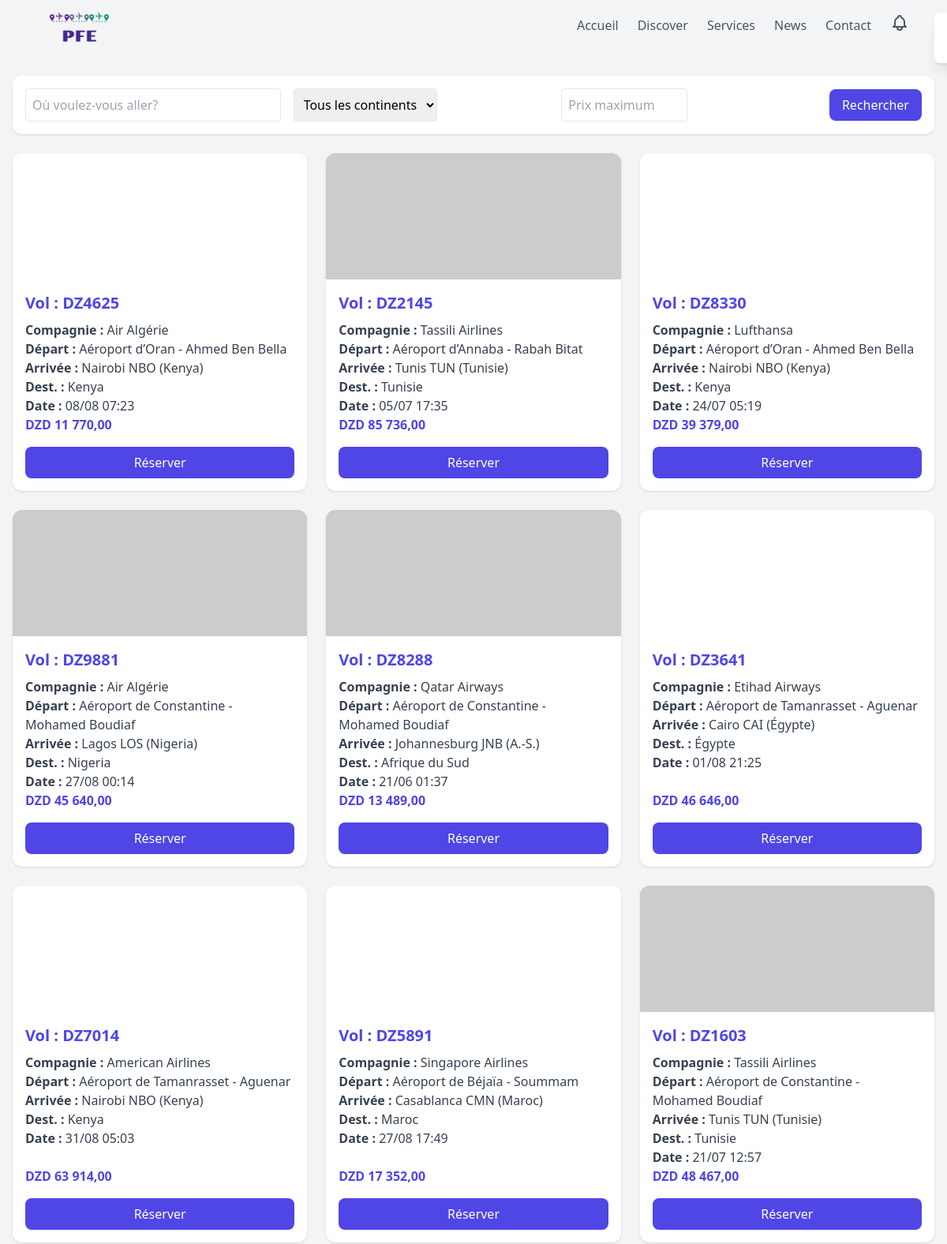
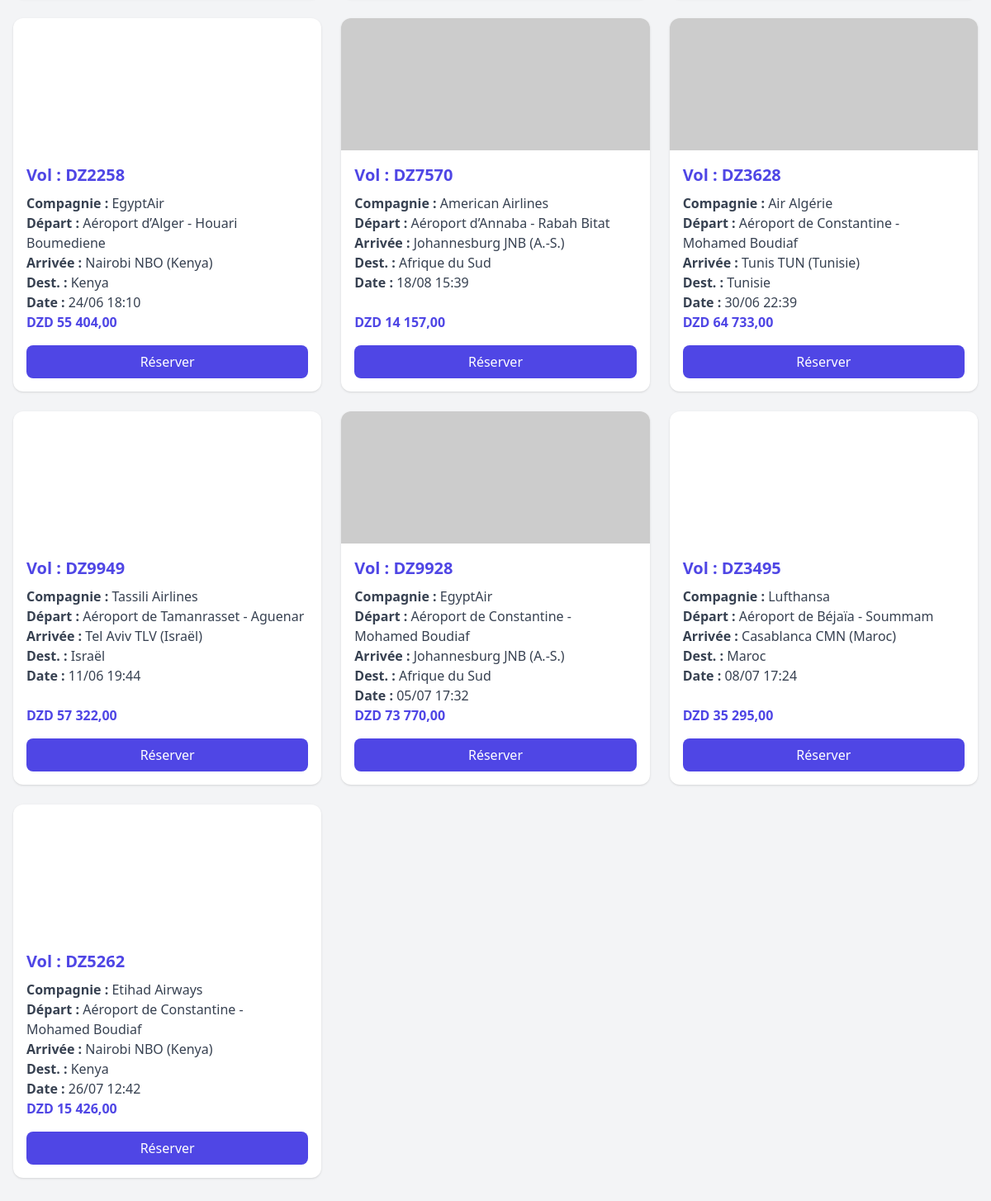
The app's page /pages/destinations.php?continent=Afrique (signed in) with its own data (2 pictures, top to bottom).
### tables this page shows
CREATE TABLE IF NOT EXISTS `vol` (
  `id` int UNSIGNED NOT NULL AUTO_INCREMENT,
  `numero_vol` varchar(20) NOT NULL,
  `compagnie_aerienne` varchar(60) DEFAULT NULL,
  `aeroport_depart` varchar(80) DEFAULT NULL,
  `aeroport_arrivee` varchar(80) DEFAULT NULL,
  `destination` varchar(255) DEFAULT NULL,
  `continent` varchar(100) DEFAULT NULL,
  `date_depart` datetime NOT NULL,
  `date_arrivee` datetime NOT NULL,
  `type_vol` varchar(40) DEFAULT NULL,
  `prix` decimal(10,2) NOT NULL DEFAULT '0.00',
  `places_disponibles` int UNSIGNED NOT NULL DEFAULT '0',
  PRIMARY KEY (`id`),
  UNIQUE KEY `numero_vol` (`numero_vol`)
);

### pages/destinations.php (the view, shortened to what this page needs)
<?php
$db   = new Database('localhost', 'root', '', 'pfe');
$conn = $db->getConnection();
$searchQuery = trim($_GET['search'] ?? '');
$continent   = $_GET['continent'] ?? '';
$maxPrice    = $_GET['max_price'] ?? '';
$sql    = "SELECT * FROM vol WHERE 1";
$params = [];
if ($continent) {
    $sql      .= " AND LOWER(continent) = LOWER(?)";
    $params[] = $continent;
}
$stmt = $conn->prepare($sql);
if ($params) {
    $types = str_repeat('s', count($params));
    $stmt->bind_param($types, ...$params);
}
$stmt->execute();
$results = $stmt->get_result()->fetch_all(MYSQLI_ASSOC);
?>
<!DOCTYPE html>
<html lang="fr">
<head>
  <script src="https://cdn.tailwindcss.com"></script>
</head>
<body class="bg-gray-100 min-h-screen">
  <nav class="fixed top-0 left-0 right-0 bg-transparent backdrop-blur-md z-50 px-6 md:px-12 py-2">
      <div class="max-w-7xl mx-auto flex justify-between items-center">
          <div class="flex items-center">
              <img src="../images/LOGO.png" alt="PFE Logo" class="h-16 md:h-20 -my-4">
          </div>
          <div class="hidden md:flex space-x-6 items-center">
        <a href="welcome.php" class="text-gray-600 hover:text-gray-800">Accueil</a>
              <a href="Discover.php" class="text-gray-600 hover:text-gray-800">Discover</a>
              <a href="#" class="text-gray-600 hover:text-gray-800">Services</a>
              <a href="#" class="text-gray-600 hover:text-gray-800">News</a>
              <a href="#" class="text-gray-600 hover:text-gray-800">Contact</a>
              <div class="relative">
                  <button id="notificationBell" class="text-gray-600 hover:text-gray-800 focus:outline-none">
                  </button>
              </div>
          </div>
      </div>
  </nav>
  <main class="mt-20 max-w-7xl mx-auto p-4">
    <div class="mb-6 bg-white p-4 rounded-xl shadow flex flex-col md:flex-row gap-4 items-center">
        <form action="destinations.php" method="GET" class="w-full flex flex-wrap gap-4 items-center" onsubmit="return validateForm()">
            <div class="flex-1 flex items-center gap-2 relative">
                <input type="text"
                       id="search"
                       name="search"
                       class="border rounded p-2 flex-1"
                       placeholder="Où voulez-vous aller?"
                       value="<?= htmlspecialchars($searchQuery ?? '') ?>"
                       autocomplete="off"
                       oninput="fetchSuggestions(this.value)">
            </div>
            <div class="flex-1 flex items-center gap-2">
                <select name="continent" class="border rounded p-2 cursor-pointer">
        <option value="">Tous les continents</option>
      </select>
            </div>
            <div class="flex-1 flex items-center gap-2">
                <input type="number"
                       name="max_price"
                       class="border rounded p-2 w-40"
                       placeholder="Prix maximum"
                       value="<?= htmlspecialchars($maxPrice ?? '') ?>">
            </div>
            <button type="submit" class="bg-indigo-600 text-white py-2 px-4 rounded-lg hover:bg-indigo-700 transition">
                Rechercher
            </button>
        </form>
    </div>
    <?php if (empty($results)): ?>
      <p class="text-center text-gray-500">Aucun vol trouvé.</p>
    <?php else: ?>
      <div class="grid grid-cols-1 md:grid-cols-2 lg:grid-cols-3 gap-6">
        <?php foreach ($results as $vol):
          $dest = ucfirst(strtolower($vol['destination']));
          if ($dest === 'États-unis' || $dest === 'États-Unis') {
            echo "";
            if (stripos($vol['aeroport_arrivee'], 'New York JFK') !== false) {
              $img = '../images/NYC.png';
              $bgPosition = 'center 70%';
              echo "";
            } elseif (stripos($vol['aeroport_arrivee'], 'Los Angeles LAX') !== false) {
              $img = '../images/LA.png';
              $bgPosition = 'center center';
              echo "";
            } else {
              $img = $imageMap[$dest] ?? 'https://via.placeholder.com/400x300?text=' . urlencode($dest);
              $bgPosition = 'center center';
              echo "";
            }
          } else {
            $img = $imageMap[$dest] ?? 'https://via.placeholder.com/400x300?text=' . urlencode($dest);
            $bgPosition = 'center center';
          }
        ?>
        <div class="vol-card bg-white rounded-xl shadow hover:shadow-lg transition overflow-hidden flex flex-col"
             data-dest="<?= htmlspecialchars($vol['destination']) ?>"
             data-continent="<?= htmlspecialchars(strtolower($vol['continent'])) ?>"
             data-price="<?= $vol['prix'] ?>"
             data-type_vol="<?= htmlspecialchars(strtolower($vol['type_vol'])) ?>"
             data-places="<?= $vol['places_disponibles'] ?>">
          <div class="h-40 bg-cover" style="background-image:url('<?= $img ?>'); background-position: <?= $bgPosition ?>"></div>
          <div class="p-4 flex-1 flex flex-col">
            <h3 class="text-indigo-600 font-bold text-xl mb-2">Vol : <?= $vol['numero_vol'] ?></h3>
            <p class="text-gray-700"><strong>Compagnie :</strong> <?= $vol['compagnie_aerienne'] ?></p>
            <p class="text-gray-700"><strong>Départ :</strong> <?= $vol['aeroport_depart'] ?></p>
            <p class="text-gray-700"><strong>Arrivée :</strong> <?= $vol['aeroport_arrivee'] ?></p>
            <p class="text-gray-700"><strong>Dest. :</strong> <?= $vol['destination'] ?></p>
            <p class="text-gray-700"><strong>Date :</strong> <?= date('d/m H:i', strtotime($vol['date_depart'])) ?></p>
            <p class="text-indigo-600 font-semibold mt-auto">DZD <?= number_format($vol['prix'],2,',',' ') ?></p>
            <button onclick='openModal(<?= json_encode($vol) ?>)'
              class="mt-4 bg-indigo-600 text-white py-2 rounded-lg hover:bg-indigo-700 transition">
              Réserver
            </button>
          </div>
        </div>
        <?php endforeach; ?>
      </div>
    <?php endif; ?>
  </main>
  <div id="notification" class="fixed top-4 right-4 z-50 transform transition-all duration-500 translate-x-full">
    <div class="bg-white rounded-lg shadow-lg p-4 flex items-center gap-3">
    </div>
  </div>
</body>
</html>

### records on screen
vol: numero_vol "DZ4625", compagnie_aerienne "Air Algérie", aeroport_depart "Aéroport d’Oran - Ahmed Ben Bella", aeroport_arrivee "Nairobi NBO (Kenya)", destination "Kenya", date_depart "08/08 07:23", prix "11 770,00"
vol: numero_vol "DZ2145", compagnie_aerienne "Tassili Airlines", aeroport_depart "Aéroport d’Annaba - Rabah Bitat", aeroport_arrivee "Tunis TUN (Tunisie)", destination "Tunisie", date_depart "05/07 17:35", prix "85 736,00"
vol: numero_vol "DZ8330", compagnie_aerienne "Lufthansa", aeroport_depart "Aéroport d’Oran - Ahmed Ben Bella", aeroport_arrivee "Nairobi NBO (Kenya)", destination "Kenya", date_depart "24/07 05:19", prix "39 379,00"
vol: numero_vol "DZ9881", compagnie_aerienne "Air Algérie", aeroport_depart "Aéroport de Constantine - Mohamed Boudiaf", aeroport_arrivee "Lagos LOS (Nigeria)", destination "Nigeria", date_depart "27/08 00:14", prix "45 640,00"
vol: numero_vol "DZ8288", compagnie_aerienne "Qatar Airways", aeroport_depart "Aéroport de Constantine - Mohamed Boudiaf", aeroport_arrivee "Johannesburg JNB (A.-S.)", destination "Afrique du Sud", date_depart "21/06 01:37", prix "13 489,00"
vol: numero_vol "DZ3641", compagnie_aerienne "Etihad Airways", aeroport_depart "Aéroport de Tamanrasset - Aguenar", aeroport_arrivee "Cairo CAI (Égypte)", destination "Égypte", date_depart "01/08 21:25", prix "46 646,00"
vol: numero_vol "DZ7014", compagnie_aerienne "American Airlines", aeroport_depart "Aéroport de Tamanrasset - Aguenar", aeroport_arrivee "Nairobi NBO (Kenya)", destination "Kenya", date_depart "31/08 05:03", prix "63 914,00"
vol: numero_vol "DZ5891", compagnie_aerienne "Singapore Airlines", aeroport_depart "Aéroport de Béjaïa - Soummam", aeroport_arrivee "Casablanca CMN (Maroc)", destination "Maroc", date_depart "27/08 17:49", prix "17 352,00"
vol: numero_vol "DZ1603", compagnie_aerienne "Tassili Airlines", aeroport_depart "Aéroport de Constantine - Mohamed Boudiaf", aeroport_arrivee "Tunis TUN (Tunisie)", destination "Tunisie", date_depart "21/07 12:57", prix "48 467,00"
vol: numero_vol "DZ2258", compagnie_aerienne "EgyptAir", aeroport_depart "Aéroport d’Alger - Houari Boumediene", aeroport_arrivee "Nairobi NBO (Kenya)", destination "Kenya", date_depart "24/06 18:10", prix "55 404,00"
vol: numero_vol "DZ7570", compagnie_aerienne "American Airlines", aeroport_depart "Aéroport d’Annaba - Rabah Bitat", aeroport_arrivee "Johannesburg JNB (A.-S.)", destination "Afrique du Sud", date_depart "18/08 15:39", prix "14 157,00"
vol: numero_vol "DZ3628", compagnie_aerienne "Air Algérie", aeroport_depart "Aéroport de Constantine - Mohamed Boudiaf", aeroport_arrivee "Tunis TUN (Tunisie)", destination "Tunisie", date_depart "30/06 22:39", prix "64 733,00"
vol: numero_vol "DZ9949", compagnie_aerienne "Tassili Airlines", aeroport_depart "Aéroport de Tamanrasset - Aguenar", aeroport_arrivee "Tel Aviv TLV (Israël)", destination "Israël", date_depart "11/06 19:44", prix "57 322,00"
vol: numero_vol "DZ9928", compagnie_aerienne "EgyptAir", aeroport_depart "Aéroport de Constantine - Mohamed Boudiaf", aeroport_arrivee "Johannesburg JNB (A.-S.)", destination "Afrique du Sud", date_depart "05/07 17:32", prix "73 770,00"
vol: numero_vol "DZ3495", compagnie_aerienne "Lufthansa", aeroport_depart "Aéroport de Béjaïa - Soummam", aeroport_arrivee "Casablanca CMN (Maroc)", destination "Maroc", date_depart "08/07 17:24", prix "35 295,00"
vol: numero_vol "DZ5262", compagnie_aerienne "Etihad Airways", aeroport_depart "Aéroport de Constantine - Mohamed Boudiaf", aeroport_arrivee "Nairobi NBO (Kenya)", destination "Kenya", date_depart "26/07 12:42", prix "15 426,00"
